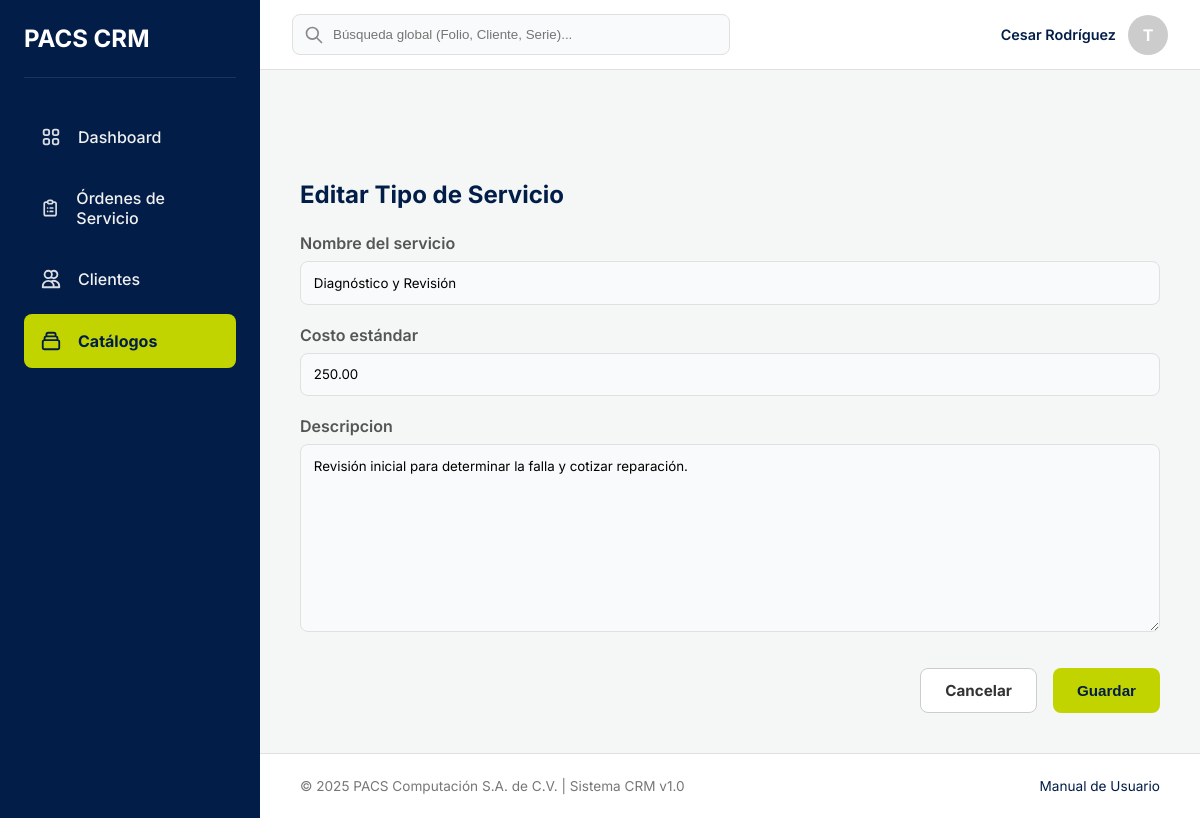
Page /catalogos/servicios/editar/1/ (signed in) on the committed database.
### catalogo/models.py (models this page shows, shortened)
class TipoServicio(models.Model):
    nombre_servicio = models.CharField(max_length=255, unique=True, verbose_name="Nombre del servicio")
    descripcion = models.TextField(blank=True, null=True)
    costo_estandar = models.DecimalField(max_digits=10, decimal_places=2, verbose_name="Costo estándar")
    class Meta:
        verbose_name = "Tipo de Servicio"
        verbose_name_plural = "Tipos de Servicio"
        ordering = ['nombre_servicio']

### catalogo/views.py (the view, shortened to what this page needs)
# urls.py: path('servicios/editar/<int:pk>/', views.TipoServicioUpdateView.as_view(), name='editar_servicio'),
class TipoServicioUpdateView(LoginRequiredMixin, SuccessMessageMixin, UpdateView):
    model = TipoServicio
    template_name = 'catalogo/tiposervicio_form.html'
    fields = ['nombre_servicio', 'costo_estandar', 'descripcion']
    success_message = "Servicio '%(nombre_servicio)s' actualizado correctamente."

### catalogo/templates/catalogo/tiposervicio_form.html (shortened to what this page needs)
{% extends 'base.html' %}
{% block content %}
<div class="form-card">
    <h2 style="margin-bottom: 1.5rem; color: var(--color-primario);">
        {% if form.instance.pk %}Editar{% else %}Registrar Nuevo{% endif %} Tipo de Servicio
    </h2>
    <form method="post">
        {% for field in form %}
        <div class="form-group">
            <label for="{{ field.id_for_label }}">{{ field.label }}</label>
            {{ field }}
        </div>
        {% endfor %}
        <div class="btn-container">
            <a href="{% url 'lista_catalogos' %}?tab=servicios" class="btn" style="background:#fff; border:1px solid #ccc; color:#333;">Cancelar</a>
            <button type="submit" class="btn btn-action">Guardar</button>
        </div>
    </form>
</div>
{% endblock %}

### templates/base.html (shortened to what this page needs)
{% load static %}
<!DOCTYPE html>
<html lang="es">
<head>
</head>
<body>
    <aside class="sidebar" id="sidebar">
        <div class="sidebar-header">
            <h2 style="color: white;">PACS CRM</h2>
        </div>
        <nav class="sidebar-nav">
            <ul>
                <li>
                    <a href="#" class="{% if request.resolver_match.url_name == 'dashboard' %}active{% endif %}">
                        <span>Dashboard</span>
                    </a>
                </li>
                <li>
                    <a href="{% url 'lista_ordenes' %}" class="{% if 'ordenes' in request.path %}active{% endif %}">
                        <span>Órdenes de Servicio</span>
                    </a>
                </li>
                <li>
                    <a href="{% url 'lista_clientes' %}" class="{% if 'clientes' in request.path %}active{% endif %}">
                        <svg class="nav-icon" fill="none" stroke="currentColor" viewBox="0 0 24 24"><path stroke-linecap="round" stroke-linejoin="round" stroke-width="2" d="M12 4.354a4 4 0 110 5.292M15 21H3v-1a6 6 0 0112 0v1zm0 0h6v-1a6 6 0 00-9-5.197M13 7a4 4 0 11-8 0 4 4 0 018 0z"></path></svg>
                        <span>Clientes</span>
                    </a>
                </li>
                <li>
                    <a href="{% url 'lista_catalogos' %}" class="{% if 'catalogos' in request.path %}active{% endif %}">
                        <span>Catálogos</span>
                    </a>
                </li>
            </ul>
        </nav>
    </aside>
    <header class="navbar">
        <div class="navbar-search">
            <svg class="search-icon" fill="none" stroke="currentColor" viewBox="0 0 24 24"><path stroke-linecap="round" stroke-linejoin="round" stroke-width="2" d="M21 21l-6-6m2-5a7 7 0 11-14 0 7 7 0 0114 0z"></path></svg>
            <input type="text" placeholder="Búsqueda global (Folio, Cliente, Serie)...">
        </div>
        <div class="navbar-user-area">
            <div class="user-profile">
                <span class="user-name">{{ user.get_full_name|default:user.username }}</span>
                <div style="width:40px;height:40px;background:#ccc;border-radius:50%;display:flex;align-items:center;justify-content:center;color:white;font-weight:bold;">
                    {{ user.username|slice:":1"|upper }}
                </div>
            </div>
        </div>
    </header>
    <main class="main-content">
        {% block content %}{% endblock %}
    </main>
    <footer class="footer">
        <div>© 2025 PACS Computación S.A. de C.V. | Sistema CRM v1.0</div>
        <div><a href="#" style="color:var(--color-primario);text-decoration:none;">Manual de Usuario</a></div>
    </footer>
</body>
</html>

### rows in the picture
TipoServicio: form "Diagnóstico y Revisión" "250.00" "Revisión inicial para determinar la falla y cotizar reparación."

### other values in the picture
{{ user.get_full_name|default:user.username }} "Cesar Rodríguez"
{{ user.username|slice:":1"|upper }} "T"
{{ field.label }} "Nombre del servicio" "Costo estándar" "Descripcion"
